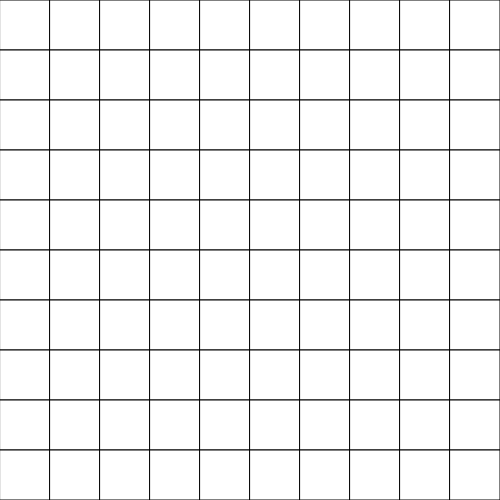
Frame 1 (no input)
Frame 60 (no input): identical to frame 1, image omitted
Frame 120 (the mouse pressed at the canvas centre since frame 60): identical to frame 1, image omitted

The p5.js sketch that drew this single still picture (run headless with seeded random() and noise() and a simulated clock; from frame 60 on, the mouse is pressed at the canvas centre):

// p5.js sketch
// ── sketch.js
const DIM = 10
let w

function setup() {
    createCanvas(500, 500);
    w = width / DIM
}

function draw() {
    background(50);

    for (let j = 0; j < DIM; j++) {
        for (let i = 0; i < DIM; i++) {
            const x = i * w
            const y = j * w
            rect(x, y, w)
        }
    }
}
